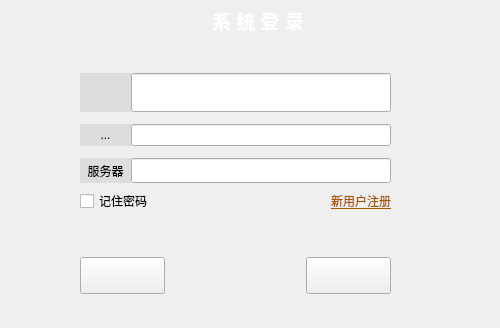
<?xml version="1.0" encoding="UTF-8"?>
<ui version="4.0">
 <class>login</class>
 <widget class="QWidget" name="login">
  <property name="windowModality">
   <enum>Qt::NonModal</enum>
  </property>
  <property name="geometry">
   <rect>
    <x>0</x>
    <y>0</y>
    <width>500</width>
    <height>328</height>
   </rect>
  </property>
  <property name="sizePolicy">
   <sizepolicy hsizetype="Preferred" vsizetype="Preferred">
    <horstretch>0</horstretch>
    <verstretch>0</verstretch>
   </sizepolicy>
  </property>
  <property name="minimumSize">
   <size>
    <width>500</width>
    <height>328</height>
   </size>
  </property>
  <property name="maximumSize">
   <size>
    <width>500</width>
    <height>328</height>
   </size>
  </property>
  <property name="windowTitle">
   <string>系统登陆</string>
  </property>
  <property name="autoFillBackground">
   <bool>true</bool>
  </property>
  <layout class="QHBoxLayout" name="horizontalLayout_2">
   <property name="leftMargin">
    <number>0</number>
   </property>
   <property name="topMargin">
    <number>0</number>
   </property>
   <property name="rightMargin">
    <number>0</number>
   </property>
   <property name="bottomMargin">
    <number>0</number>
   </property>
   <item>
    <widget class="QFrame" name="frameCenter">
     <property name="autoFillBackground">
      <bool>true</bool>
     </property>
     <property name="styleSheet">
      <string notr="true"/>
     </property>
     <property name="frameShape">
      <enum>QFrame::NoFrame</enum>
     </property>
     <property name="frameShadow">
      <enum>QFrame::Raised</enum>
     </property>
     <layout class="QVBoxLayout" name="verticalLayout_4">
      <property name="spacing">
       <number>0</number>
      </property>
      <property name="leftMargin">
       <number>0</number>
      </property>
      <property name="topMargin">
       <number>0</number>
      </property>
      <property name="rightMargin">
       <number>0</number>
      </property>
      <property name="bottomMargin">
       <number>0</number>
      </property>
      <item>
       <widget class="QWidget" name="widget" native="true">
        <property name="sizePolicy">
         <sizepolicy hsizetype="Preferred" vsizetype="Fixed">
          <horstretch>0</horstretch>
          <verstretch>0</verstretch>
         </sizepolicy>
        </property>
        <layout class="QVBoxLayout" name="verticalLayout_3">
         <property name="spacing">
          <number>0</number>
         </property>
         <property name="leftMargin">
          <number>0</number>
         </property>
         <property name="topMargin">
          <number>0</number>
         </property>
         <property name="rightMargin">
          <number>0</number>
         </property>
         <property name="bottomMargin">
          <number>0</number>
         </property>
         <item>
          <layout class="QHBoxLayout" name="horizontalLayout_3">
           <item>
            <spacer name="horizontalSpacer_2">
             <property name="orientation">
              <enum>Qt::Horizontal</enum>
             </property>
             <property name="sizeHint" stdset="0">
              <size>
               <width>132</width>
               <height>20</height>
              </size>
             </property>
            </spacer>
           </item>
           <item>
            <widget class="QLabel" name="label">
             <property name="sizePolicy">
              <sizepolicy hsizetype="Fixed" vsizetype="Fixed">
               <horstretch>0</horstretch>
               <verstretch>0</verstretch>
              </sizepolicy>
             </property>
             <property name="minimumSize">
              <size>
               <width>0</width>
               <height>40</height>
              </size>
             </property>
             <property name="maximumSize">
              <size>
               <width>16777215</width>
               <height>40</height>
              </size>
             </property>
             <property name="layoutDirection">
              <enum>Qt::LeftToRight</enum>
             </property>
             <property name="autoFillBackground">
              <bool>false</bool>
             </property>
             <property name="styleSheet">
              <string notr="true"/>
             </property>
             <property name="text">
              <string>&lt;html&gt;&lt;head/&gt;&lt;body&gt;&lt;p align=&quot;center&quot;&gt;&lt;span style=&quot; font-size:14pt; font-weight:600; color:#ffffff;&quot;&gt;系 统 登 录&lt;/span&gt;&lt;/p&gt;&lt;/body&gt;&lt;/html&gt;</string>
             </property>
             <property name="textFormat">
              <enum>Qt::AutoText</enum>
             </property>
             <property name="margin">
              <number>0</number>
             </property>
            </widget>
           </item>
           <item>
            <spacer name="horizontalSpacer_3">
             <property name="orientation">
              <enum>Qt::Horizontal</enum>
             </property>
             <property name="sizeType">
              <enum>QSizePolicy::Preferred</enum>
             </property>
             <property name="sizeHint" stdset="0">
              <size>
               <width>130</width>
               <height>17</height>
              </size>
             </property>
            </spacer>
           </item>
           <item>
            <layout class="QVBoxLayout" name="verticalLayout">
             <property name="spacing">
              <number>0</number>
             </property>
             <property name="sizeConstraint">
              <enum>QLayout::SetDefaultConstraint</enum>
             </property>
             <item>
              <layout class="QHBoxLayout" name="horizontalLayout">
               <property name="spacing">
                <number>0</number>
               </property>
               <property name="sizeConstraint">
                <enum>QLayout::SetNoConstraint</enum>
               </property>
               <item>
                <widget class="QToolButton" name="toolButtonMin">
                 <property name="sizePolicy">
                  <sizepolicy hsizetype="Fixed" vsizetype="Expanding">
                   <horstretch>0</horstretch>
                   <verstretch>0</verstretch>
                  </sizepolicy>
                 </property>
                 <property name="maximumSize">
                  <size>
                   <width>28</width>
                   <height>23</height>
                  </size>
                 </property>
                 <property name="autoFillBackground">
                  <bool>false</bool>
                 </property>
                 <property name="iconSize">
                  <size>
                   <width>28</width>
                   <height>23</height>
                  </size>
                 </property>
                 <property name="autoRaise">
                  <bool>true</bool>
                 </property>
                </widget>
               </item>
               <item>
                <widget class="QToolButton" name="toolButtonClose">
                 <property name="sizePolicy">
                  <sizepolicy hsizetype="Preferred" vsizetype="Expanding">
                   <horstretch>0</horstretch>
                   <verstretch>0</verstretch>
                  </sizepolicy>
                 </property>
                 <property name="maximumSize">
                  <size>
                   <width>28</width>
                   <height>23</height>
                  </size>
                 </property>
                 <property name="autoFillBackground">
                  <bool>false</bool>
                 </property>
                 <property name="text">
                  <string/>
                 </property>
                 <property name="autoRaise">
                  <bool>true</bool>
                 </property>
                </widget>
               </item>
              </layout>
             </item>
             <item>
              <spacer name="horizontalSpacer_4">
               <property name="orientation">
                <enum>Qt::Horizontal</enum>
               </property>
               <property name="sizeType">
                <enum>QSizePolicy::Fixed</enum>
               </property>
               <property name="sizeHint" stdset="0">
                <size>
                 <width>60</width>
                 <height>20</height>
                </size>
               </property>
              </spacer>
             </item>
            </layout>
           </item>
          </layout>
         </item>
        </layout>
       </widget>
      </item>
      <item>
       <widget class="QWidget" name="widget_2" native="true">
        <widget class="QFrame" name="frame">
         <property name="geometry">
          <rect>
           <x>80</x>
           <y>10</y>
           <width>311</width>
           <height>241</height>
          </rect>
         </property>
         <property name="autoFillBackground">
          <bool>false</bool>
         </property>
         <property name="styleSheet">
          <string notr="true">QToolButton{	
	background-color: rgb(220, 221, 222);
}
QPushButton{
	min-height: 31px;
    min-width: 77px;
}

</string>
         </property>
         <property name="frameShape">
          <enum>QFrame::NoFrame</enum>
         </property>
         <property name="frameShadow">
          <enum>QFrame::Raised</enum>
         </property>
         <layout class="QVBoxLayout" name="verticalLayout_2">
          <property name="spacing">
           <number>6</number>
          </property>
          <property name="leftMargin">
           <number>0</number>
          </property>
          <property name="topMargin">
           <number>0</number>
          </property>
          <property name="rightMargin">
           <number>0</number>
          </property>
          <property name="bottomMargin">
           <number>0</number>
          </property>
          <item>
           <widget class="QLabel" name="loginerror">
            <property name="sizePolicy">
             <sizepolicy hsizetype="Preferred" vsizetype="Fixed">
              <horstretch>0</horstretch>
              <verstretch>0</verstretch>
             </sizepolicy>
            </property>
            <property name="layoutDirection">
             <enum>Qt::LeftToRight</enum>
            </property>
            <property name="styleSheet">
             <string notr="true"/>
            </property>
            <property name="text">
             <string/>
            </property>
           </widget>
          </item>
          <item>
           <layout class="QGridLayout" name="gridLayout">
            <property name="horizontalSpacing">
             <number>0</number>
            </property>
            <property name="verticalSpacing">
             <number>12</number>
            </property>
            <item row="2" column="1">
             <widget class="QLineEdit" name="lineEditServer">
              <property name="sizePolicy">
               <sizepolicy hsizetype="Expanding" vsizetype="Preferred">
                <horstretch>0</horstretch>
                <verstretch>0</verstretch>
               </sizepolicy>
              </property>
             </widget>
            </item>
            <item row="0" column="0">
             <widget class="QToolButton" name="toolButton">
              <property name="sizePolicy">
               <sizepolicy hsizetype="Preferred" vsizetype="Preferred">
                <horstretch>0</horstretch>
                <verstretch>0</verstretch>
               </sizepolicy>
              </property>
              <property name="styleSheet">
               <string notr="true"/>
              </property>
              <property name="icon">
               <iconset resource="image1.qrc">
                <normaloff>:/login/image/login/usermove.png</normaloff>:/login/image/login/usermove.png</iconset>
              </property>
              <property name="iconSize">
               <size>
                <width>32</width>
                <height>32</height>
               </size>
              </property>
              <property name="toolButtonStyle">
               <enum>Qt::ToolButtonIconOnly</enum>
              </property>
              <property name="autoRaise">
               <bool>true</bool>
              </property>
              <property name="arrowType">
               <enum>Qt::NoArrow</enum>
              </property>
             </widget>
            </item>
            <item row="0" column="1">
             <widget class="QLineEdit" name="lineEdit">
              <property name="sizePolicy">
               <sizepolicy hsizetype="Expanding" vsizetype="Preferred">
                <horstretch>0</horstretch>
                <verstretch>0</verstretch>
               </sizepolicy>
              </property>
             </widget>
            </item>
            <item row="2" column="0">
             <widget class="QToolButton" name="toolButtonServer">
              <property name="sizePolicy">
               <sizepolicy hsizetype="Preferred" vsizetype="Preferred">
                <horstretch>0</horstretch>
                <verstretch>0</verstretch>
               </sizepolicy>
              </property>
              <property name="text">
               <string>服务器</string>
              </property>
              <property name="icon">
               <iconset resource="image1.qrc">
                <normaloff>:/login/image/login/ipmove.png</normaloff>:/login/image/login/ipmove.png</iconset>
              </property>
              <property name="iconSize">
               <size>
                <width>32</width>
                <height>32</height>
               </size>
              </property>
              <property name="autoRaise">
               <bool>true</bool>
              </property>
             </widget>
            </item>
            <item row="1" column="0">
             <widget class="QToolButton" name="toolButton_2">
              <property name="sizePolicy">
               <sizepolicy hsizetype="Preferred" vsizetype="Preferred">
                <horstretch>0</horstretch>
                <verstretch>0</verstretch>
               </sizepolicy>
              </property>
              <property name="autoFillBackground">
               <bool>false</bool>
              </property>
              <property name="text">
               <string>...</string>
              </property>
              <property name="icon">
               <iconset resource="image1.qrc">
                <normaloff>:/login/image/login/lockmove.png</normaloff>:/login/image/login/lockmove.png</iconset>
              </property>
              <property name="iconSize">
               <size>
                <width>32</width>
                <height>32</height>
               </size>
              </property>
              <property name="autoRaise">
               <bool>true</bool>
              </property>
             </widget>
            </item>
            <item row="1" column="1">
             <widget class="QLineEdit" name="lineEdit_2">
              <property name="sizePolicy">
               <sizepolicy hsizetype="Expanding" vsizetype="Preferred">
                <horstretch>0</horstretch>
                <verstretch>0</verstretch>
               </sizepolicy>
              </property>
              <property name="text">
               <string/>
              </property>
              <property name="echoMode">
               <enum>QLineEdit::Password</enum>
              </property>
             </widget>
            </item>
           </layout>
          </item>
          <item>
           <layout class="QGridLayout" name="gridLayout_2">
            <item row="0" column="0">
             <widget class="QCheckBox" name="checkBox">
              <property name="text">
               <string>记住密码</string>
              </property>
             </widget>
            </item>
            <item row="0" column="2">
             <widget class="QLabel" name="labelRegister">
              <property name="sizePolicy">
               <sizepolicy hsizetype="Preferred" vsizetype="Preferred">
                <horstretch>0</horstretch>
                <verstretch>0</verstretch>
               </sizepolicy>
              </property>
              <property name="text">
               <string>&lt;html&gt;&lt;head/&gt;&lt;body&gt;&lt;p align=&quot;right&quot;&gt;&lt;span style=&quot; text-decoration: underline; color:#aa5500;&quot;&gt;新用户注册&lt;/span&gt;&lt;/p&gt;&lt;/body&gt;&lt;/html&gt;</string>
              </property>
             </widget>
            </item>
            <item row="0" column="1">
             <spacer name="horizontalSpacer">
              <property name="orientation">
               <enum>Qt::Horizontal</enum>
              </property>
              <property name="sizeType">
               <enum>QSizePolicy::Expanding</enum>
              </property>
              <property name="sizeHint" stdset="0">
               <size>
                <width>50</width>
                <height>20</height>
               </size>
              </property>
             </spacer>
            </item>
            <item row="1" column="0">
             <spacer name="verticalSpacer">
              <property name="orientation">
               <enum>Qt::Vertical</enum>
              </property>
              <property name="sizeHint" stdset="0">
               <size>
                <width>20</width>
                <height>40</height>
               </size>
              </property>
             </spacer>
            </item>
            <item row="1" column="2">
             <spacer name="verticalSpacer_2">
              <property name="orientation">
               <enum>Qt::Vertical</enum>
              </property>
              <property name="sizeHint" stdset="0">
               <size>
                <width>20</width>
                <height>40</height>
               </size>
              </property>
             </spacer>
            </item>
            <item row="3" column="0">
             <widget class="QPushButton" name="pushButton">
              <property name="sizePolicy">
               <sizepolicy hsizetype="Fixed" vsizetype="Fixed">
                <horstretch>0</horstretch>
                <verstretch>0</verstretch>
               </sizepolicy>
              </property>
              <property name="styleSheet">
               <string notr="true"/>
              </property>
              <property name="text">
               <string/>
              </property>
              <property name="autoRepeat">
               <bool>true</bool>
              </property>
              <property name="autoDefault">
               <bool>false</bool>
              </property>
              <property name="default">
               <bool>false</bool>
              </property>
              <property name="flat">
               <bool>false</bool>
              </property>
             </widget>
            </item>
            <item row="3" column="2">
             <widget class="QPushButton" name="pushButton_2">
              <property name="sizePolicy">
               <sizepolicy hsizetype="Fixed" vsizetype="Fixed">
                <horstretch>0</horstretch>
                <verstretch>0</verstretch>
               </sizepolicy>
              </property>
              <property name="styleSheet">
               <string notr="true"/>
              </property>
              <property name="text">
               <string/>
              </property>
              <property name="default">
               <bool>false</bool>
              </property>
              <property name="flat">
               <bool>false</bool>
              </property>
             </widget>
            </item>
           </layout>
          </item>
         </layout>
        </widget>
       </widget>
      </item>
     </layout>
    </widget>
   </item>
  </layout>
 </widget>
 <layoutdefault spacing="6" margin="11"/>
 <tabstops>
  <tabstop>lineEdit</tabstop>
  <tabstop>lineEdit_2</tabstop>
  <tabstop>lineEditServer</tabstop>
  <tabstop>checkBox</tabstop>
  <tabstop>toolButton</tabstop>
  <tabstop>toolButton_2</tabstop>
  <tabstop>toolButtonServer</tabstop>
 </tabstops>
 <resources>
  <include location="image1.qrc"/>
 </resources>
 <connections/>
</ui>
